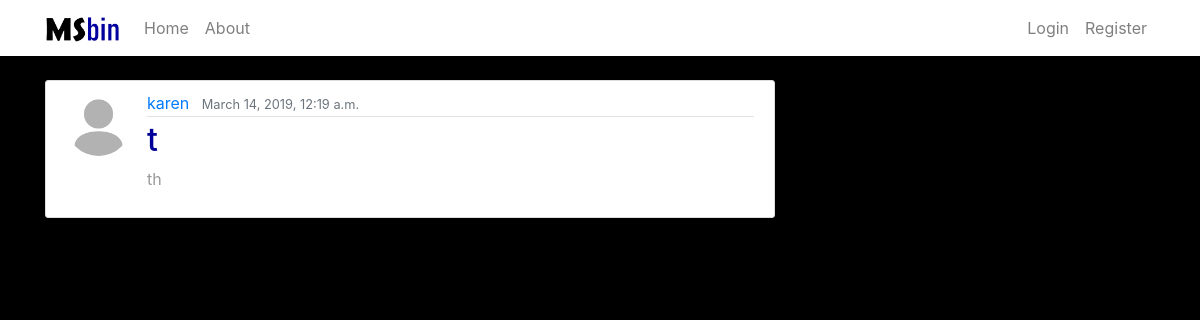
/paste/7/, run on the app's committed database.
### index/models.py (models this page shows, shortened)
class Paste(models.Model):
    title = models.CharField(max_length=60)
    content = models.TextField(max_length=524288)
    date = models.DateTimeField(default=timezone.now)
    author = models.ForeignKey(User, on_delete=models.CASCADE)

### users/models.py (models this page shows, shortened)
class Profile(models.Model):
    user = models.OneToOneField(User, on_delete=models.CASCADE)
    image = models.ImageField(default='Default.jpg', upload_to='profile_pics')

### index/views.py (the view)
# urls.py: path('paste/<int:pk>/', PasteDetailView.as_view(), name='paste-detail'),
class PasteDetailView(DetailView):
	model = Paste

### index/templates/index/paste_detail.html (shortened to what this page needs)
{% extends "index/base.html" %}
{% block content %}
<article class="media content-section">
  <img class="rounded-circle article-img" src="{{ object.author.profile.image.url }}" >
  <div class="media-body">
    <div class="article-metadata">
      <a class="mr-2" href="#">{{ object.author }}</a>
      <small class="text-muted">{{ object.date }}</small>
    </div>
    <h2 class="article-title">{{ object.title }}</h2>
    <p class="article-content">{{ object.content }}</p>
  </div>
</article>
{% endblock %}

### index/static/index/main.css (style rules this page uses)
body { background: #000000; color: #999999; margin-top: 5rem; }
h1, h2, h3, h4, h5, h6 { color: #000099; }
.content-section { background: #ffffff; padding: 10px 20px; border: 1px solid #dddddd; border-radius: 3px; margin-bottom: 20px; }
.article-title { color: #000099; }
.article-content { white-space: pre-line; }
.article-img { height: 65px; width: 65px; margin-right: 16px; }
.article-metadata { padding-bottom: 1px; margin-bottom: 4px; border-bottom: 1px solid #e3e3e3 }

### data on the page
Paste: author.profile.image (placeholder picture), author "karen", date "March 14, 2019, 12:19 a.m.", title "t", content "th"
